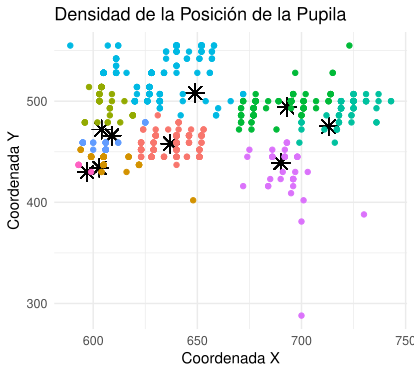

Generate this figure with R:
library(jsonlite)
library(dplyr)
library(tidyr)
library(ggplot2)
library(viridis)
options(scipen=999)

path <- file.choose()

read_kexxu_eye_data <- function(path) {
  lines <- readLines(path)
  locs <- list()
  
  # Definimos los puntos de referencia
  puntos <- data.frame(
    x = c(631, 597, 690, 604, 693, 603, 649, 609, 713),
    y = c(720-262, 720-290, 720-281, 720-248, 720-226, 720-286, 720-212, 720-254, 720-245)
  )
  
  distancia <- function(x1, y1, x2, y2) {
    sqrt((x2 - x1)^2 + (y2 - y1)^2)
  }
  
  for (i in seq_along(lines)) {
    line <- lines[i]
    parts <- strsplit(line, " ")[[1]]
    if (grepl("/eyetracking$", parts[1])) {
      js <- jsonlite::fromJSON(paste(parts[-c(1:2)], collapse = " "))
      rx <- js$pupil_rel_pos_x
      ry <- js$pupil_rel_pos_y
      x <- 640 - as.integer((rx) * 640)
      y <- 360 -  as.integer((ry) * 360)
      timestamp <- as.numeric(js$timestamp_ms)
      
      # Calcular distancias a todos los puntos de referencia y diferencias en x y y
      distancias <- apply(puntos, 1, function(p) distancia(p[1], p[2], x, y))
      dif_x <- (x - puntos$x)*(1920/385) 
      dif_y <- (y - puntos$y)*(1080/217)
      p_x <- puntos$x
      p_y <- puntos$y
      
      # Determinar el grupo con la mínima distancia
      group <- which.min(distancias)
      
      group_colors <- c("blue", "yellow", "red", "green", "magenta", "brown", "pink", "purple", "orange")
      
      if ((x>500)&&(y>300)){
        locs[[length(locs) + 1]] <- c(x, y, group_colors[group], min(distancias), dif_x[group], dif_y[group], p_x[group], p_y[group])
      }
    }
  }
  
  locs_df <- do.call(rbind, locs)
  colnames(locs_df) <- c("x", "y", "group", "distance", "dif_x", "dif_y", "p_x", "p_y")
  
  return(as.data.frame(locs_df))
}

locs_df <- read_kexxu_eye_data(path)
locs_df$x <- as.numeric(as.character(locs_df$x))
locs_df$y <- as.numeric(as.character(locs_df$y))
locs_df <- locs_df %>% filter(!is.na(x) & !is.na(y))
write.csv(locs_df, file = "C:/Users/ignaz/Downloads/final/final/kexxu/carlos/carlos2-1.csv", row.names = FALSE)


# Graficar
ggplot(locs_df, aes(x = x, y = y)) +
  geom_point(aes(x = 637, y = 720-262), color = "black", shape = 8, size = 4) +
  geom_point(aes(x = 597, y = 720-290), color = "black", shape = 8, size = 4) +
  geom_point(aes(x = 690, y = 720-281), color = "black", shape = 8, size = 4) +
  geom_point(aes(x = 604, y = 720-248), color = "black", shape = 8, size = 4) +
  geom_point(aes(x = 693, y = 720-226), color = "black", shape = 8, size = 4) +
  geom_point(aes(x = 603, y = 720-286), color = "black", shape = 8, size = 4) +
  geom_point(aes(x = 649, y = 720-212), color = "black", shape = 8, size = 4) +
  geom_point(aes(x = 609, y = 720-254), color = "black", shape = 8, size = 4) +
  geom_point(aes(x = 713, y = 720-245), color = "black", shape = 8, size = 4) +
  geom_point(aes(color = group), alpha = 1) +
  theme_minimal() +
  theme(legend.position = "none") +
  labs(title = "Densidad de la Posición de la Pupila",
       x = "Coordenada X",
       y = "Coordenada Y")
